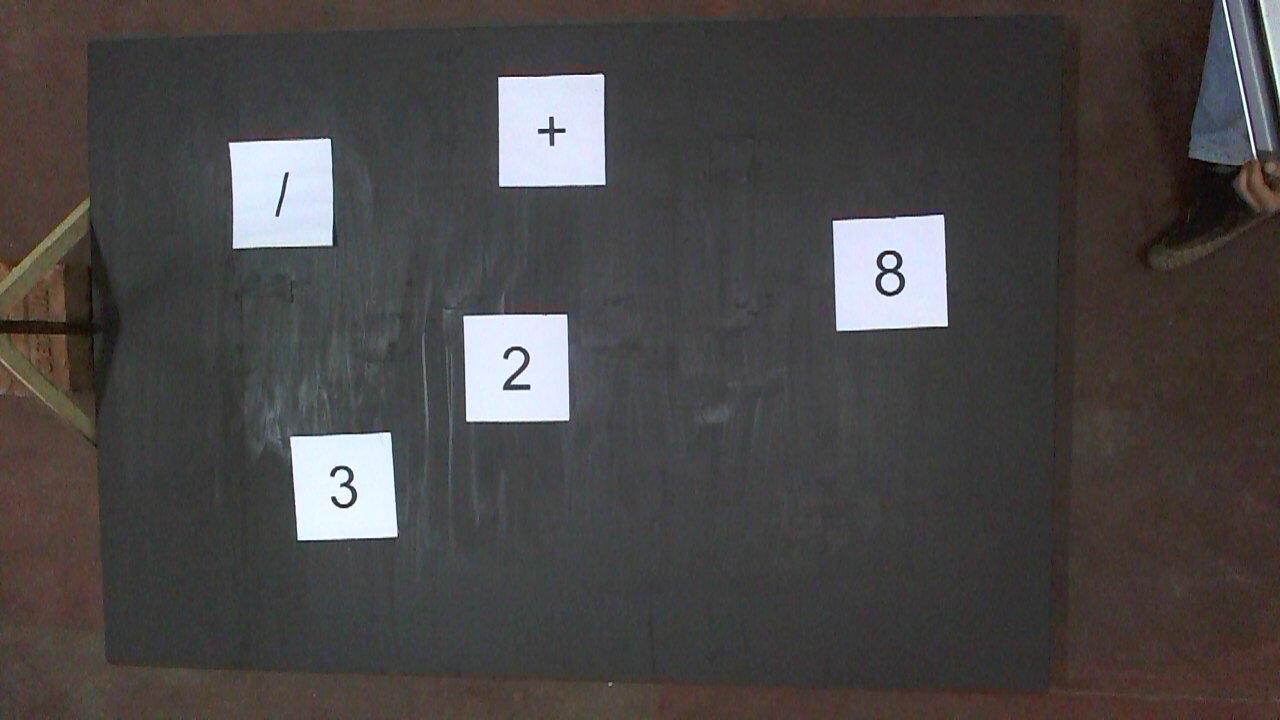
//> input picture snap2.jpg, 1280 x 720 px
$ ./contourdet   (built with g++ and OpenCV 4)
//> lines starting //> are read from the running program, lines starting //| are printed output that depends on the picture; after the words box and inside, x2 and y2 are one past the last pixel; in counts of white or black regions, pixels touching at a corner belong together
#include <opencv2/highgui/highgui.hpp>
#include <opencv2/imgproc/imgproc.hpp>
#include <iostream>
#include <stdio.h>
#include <stdlib.h>
#include <tesseract/baseapi.h>

using namespace cv;
using namespace std;
Mat src; Mat src_gray;
//int thresh = 130;
int max_thresh = 255;
RNG rng(12345);
tesseract::TessBaseAPI tess;
/// Function header
void thresh_callback(int, void* );

/** @function main */
int main( int argc, char** argv )
{

  //TessBaseAPI.setVariable("tessedit_char_whitelist", "123456789+-/x");
    tess.Init(NULL, "eng", tesseract::OEM_DEFAULT);
//> (this line was passed over: tess is not available in this run)
    //tess.SetVariable("tessedit_char_whitelist", "123456789+-/x");
    tess.SetPageSegMode(tesseract::PSM_SINGLE_CHAR);
//> (this line was passed over: tesseract is not available in this run)
  /// Load source image and convert it to gray
  src = imread( "snap2.jpg" );
//> src is the input picture: 720 rows x 1280 cols, CV_8UC3; mean B, G, R 69.8, 70.5, 73.2

  /// Convert image to gray and blur it
  cvtColor( src, src_gray, CV_BGR2GRAY );
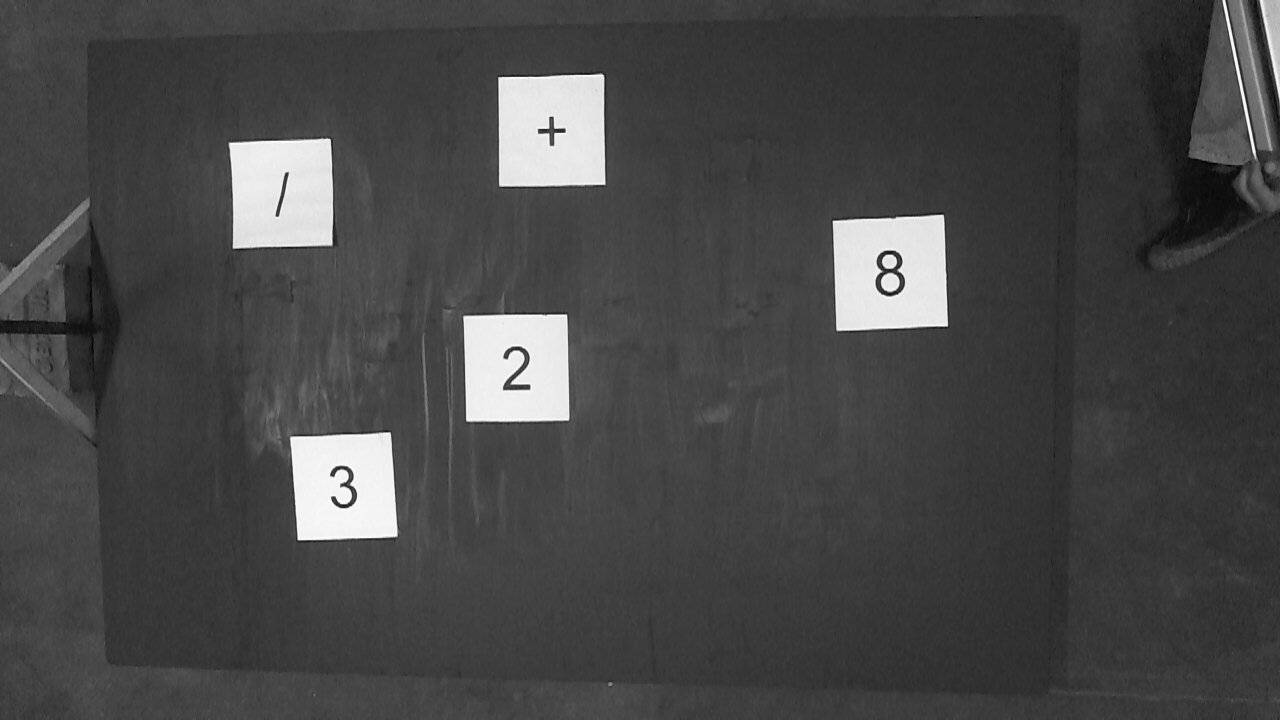
//> src_gray: 720 rows x 1280 cols, CV_8UC1; min 1, max 254, mean 71.2
  blur( src_gray, src_gray, Size(3,3) );
cv::threshold(src_gray, src_gray, 220, 255,0);
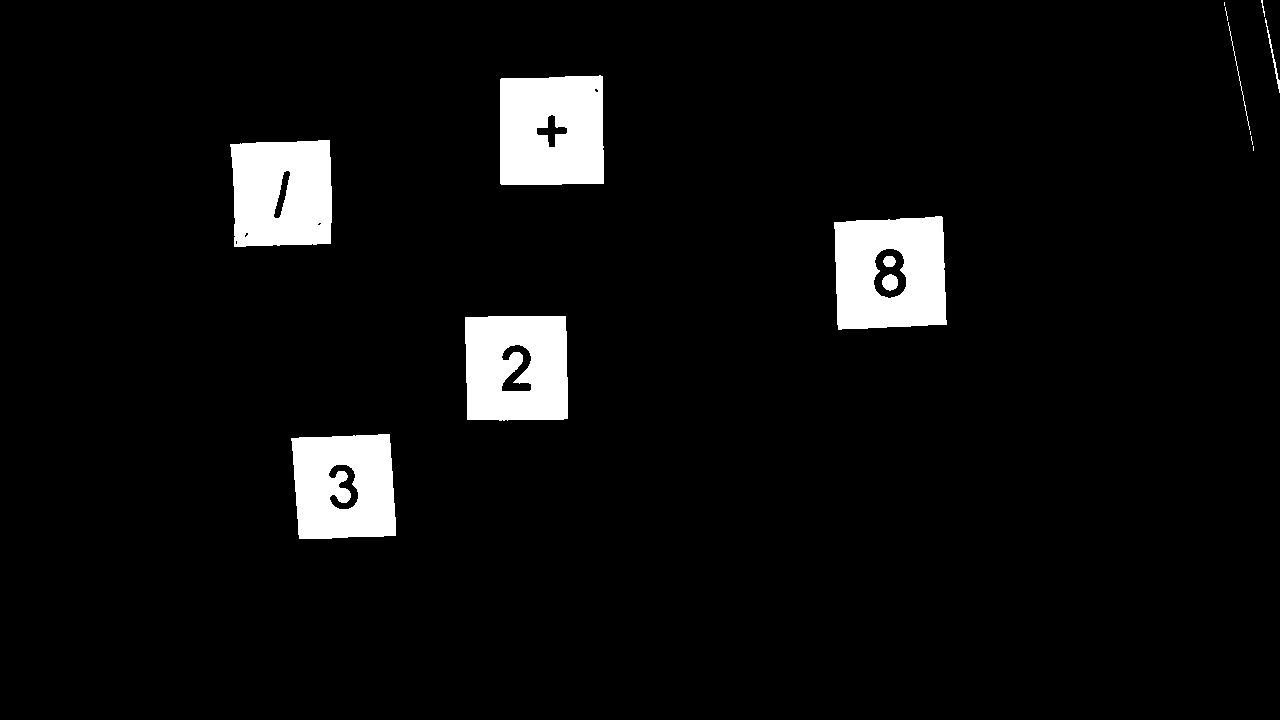
//> src_gray: 720 rows x 1280 cols, CV_8UC1; 5.5% white; 15 white regions (5 under 20 px)
// [22 lines of commented-out code are left out]
  char* source_window = "Source";
  namedWindow( source_window, CV_WINDOW_AUTOSIZE );
  imshow( source_window, src );
  imshow("binary", src_gray);


  //createTrackbar( " Threshold:", "Source", &thresh, max_thresh, thresh_callback );
  thresh_callback( 0, 0 );


  waitKey(0);
  return(0);
}

/** @function thresh_callback */
void thresh_callback(int, void* )
{
int flag;
  Mat threshold_output;
  vector<vector<Point> > contours;
  vector<Vec4i> hierarchy;

  /// Detect edges using Threshold
  threshold( src_gray, threshold_output, 220, 255, THRESH_BINARY );
  /// Find contours
  findContours( threshold_output, contours, hierarchy, CV_RETR_TREE, CV_CHAIN_APPROX_SIMPLE, Point(0, 0) );
//> contours = 24 contours, 11 with area under 20; largest, box (x1, y1, x2, y2) and area: (834, 216, 947, 330) 11559, (500, 75, 604, 185) 10899, (465, 316, 568, 421) 10299, (230, 140, 332, 247) 9942, (291, 434, 396, 539) 9804

  /// Approximate contours to polygons + get bounding rects and circles
  vector<vector<Point> > contours_poly( contours.size() );
//> contours_poly = 24 empty contours
  vector<Rect> boundRect;
  vector<Point2f>center( contours.size() );
  vector<float>radius( contours.size() );

  for( int i = 0; i < contours.size(); i++ )
     { approxPolyDP( Mat(contours[i]), contours_poly[i], 1, true );
     double a = contourArea(contours[i]);

     if (a >= 100 && a <= 1000)

       {boundRect.push_back(boundingRect( Mat(contours_poly[i])) );
       cout<<a<<endl;}
      // minEnclosingCircle( (Mat)contours_poly[i], center[i], radius[i] );
     }
//> this loop made 24 passes
//> a on passes 1 to 12: 9804.5, 682, 10299, 771, 11559, 1295.5, 183, 98, 0, 9942, 6, 11.5
//| 682
//| 771
//| 183
//| 337
//| 423.5


  // Draw polygonal contour + bonding rects + circles
  Mat drawing = Mat::zeros( threshold_output.size(), CV_8UC3 );
  for( int i = 0; i< contours.size(); i++ )
     {
       Scalar color = Scalar( rng.uniform(0, 255), rng.uniform(0,255), rng.uniform(0,255) );
       drawContours( drawing, contours_poly, i, color, 1, 8, vector<Vec4i>(), 0, Point() );
       rectangle( drawing, boundRect[i].tl(), boundRect[i].br(), color, 2, 8, 0 );
       //circle( drawing, center[i], (int)radius[i], color, 2, 8, 0 );
     }
//> this loop made 24 passes
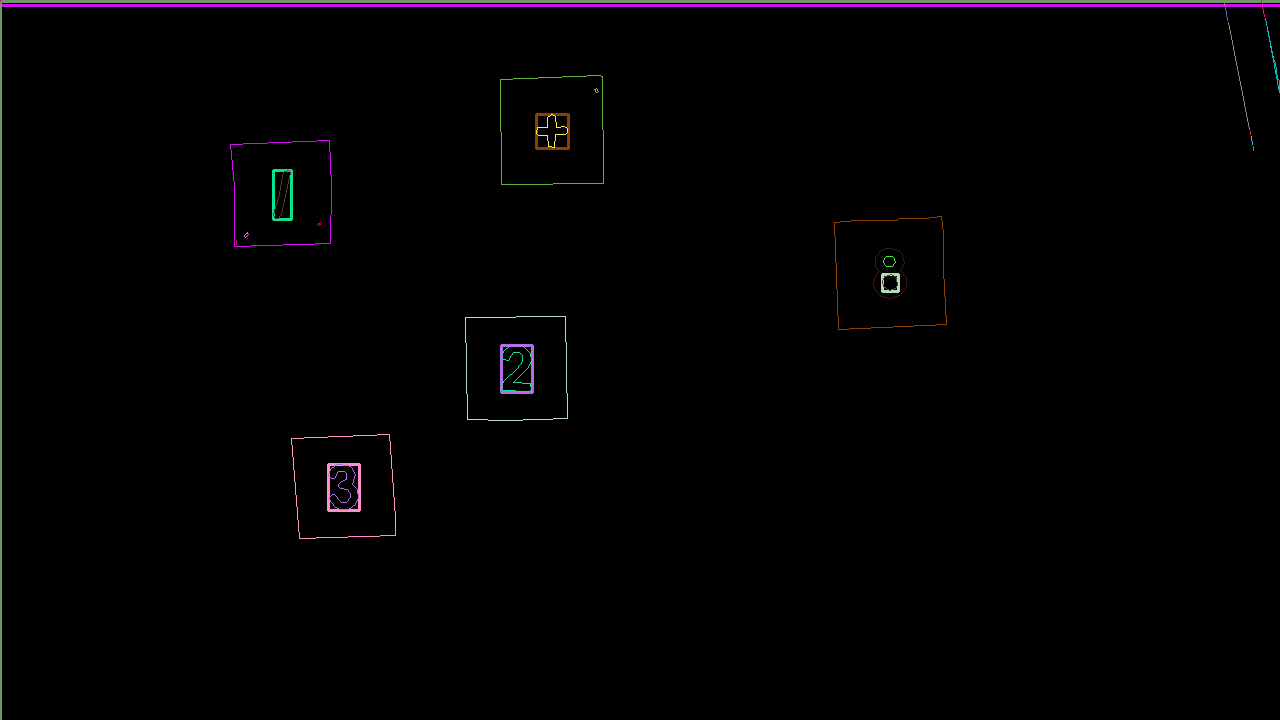
//> drawing: 720 rows x 1280 cols, CV_8UC3; mean B, G, R 2.3, 1.6, 2.3


    // [17 lines of commented-out code are left out]
      imshow("binary", src_gray);


  /// Show in a window


 for(int i = 0; i < boundRect.size() ; i++) {
    imshow("samole" + i, src_gray(boundRect[i]));
Mat timg = src_gray(boundRect[i]);

   tess.SetImage((uchar*)timg.data, timg.size().width, timg.size().height, timg.channels(), timg.step1());
//> (this line was passed over: tess is not available in this run)
    //tess.Recognize(0);

    // Get the text
//> (the run ends here: the program needs code that is not available in this run, at `char* out = tess.GetUTF8Text();`)

$ run again, with snap3.jpg copied over snap2.jpg
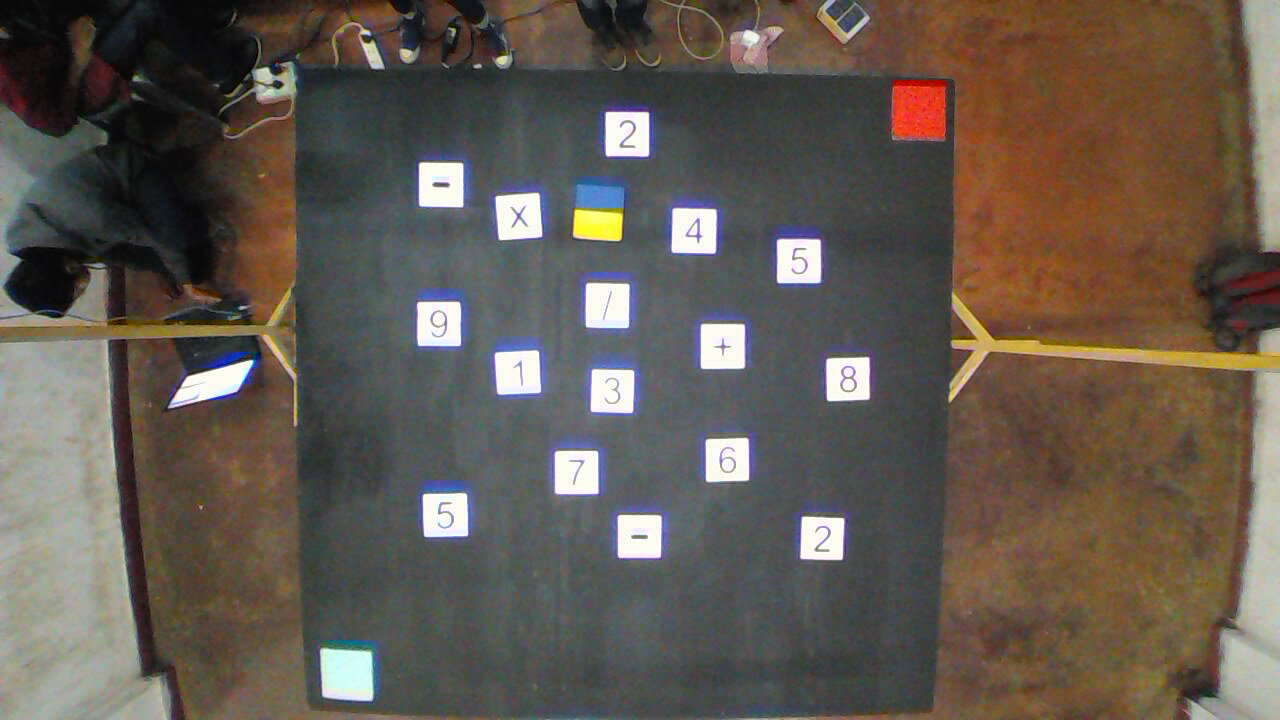
//> input picture snap3.jpg, 1280 x 720 px
//> src is the input picture: 720 rows x 1280 cols, CV_8UC3; mean B, G, R 80.3, 89.6, 98
//> in main, `cv::threshold(src_gray, src_gray, 220, 255,0);`:
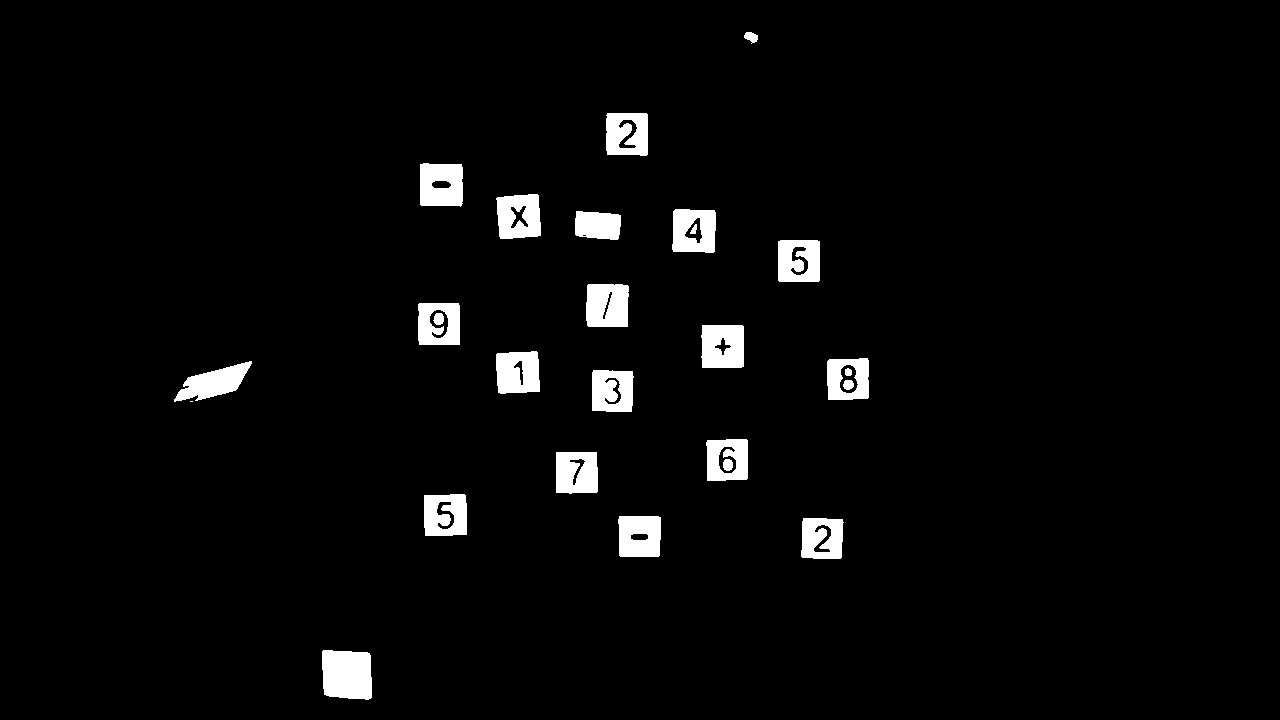
//> src_gray: 720 rows x 1280 cols, CV_8UC1; 3.3% white; 26 white regions (1 under 20 px)
//> contours = 43 contours, 2 with area under 20; largest, box (x1, y1, x2, y2) and area: (322, 650, 372, 700) 2186, (672, 209, 716, 253) 1730, (701, 325, 744, 368) 1725, (420, 163, 463, 207) 1720, (496, 194, 541, 239) 1716
//> contours_poly = 43 empty contours
//> the loop in thresh_callback, `for( int i = 0; i < contours.size(); i++ ) { approxPolyDP( Mat(contour..` made 43 passes
//> a on passes 1 to 8: 2186.5, 1562.5, 230, 1626, 115, 1666.5, 240, 1628
//> (printed output is left out)
//> the loop in thresh_callback, `for( int i = 0; i< contours.size(); i++ )` made 43 passes
//> after the loop in thresh_callback, `for( int i = 0; i< contours.size(); i++ )`:
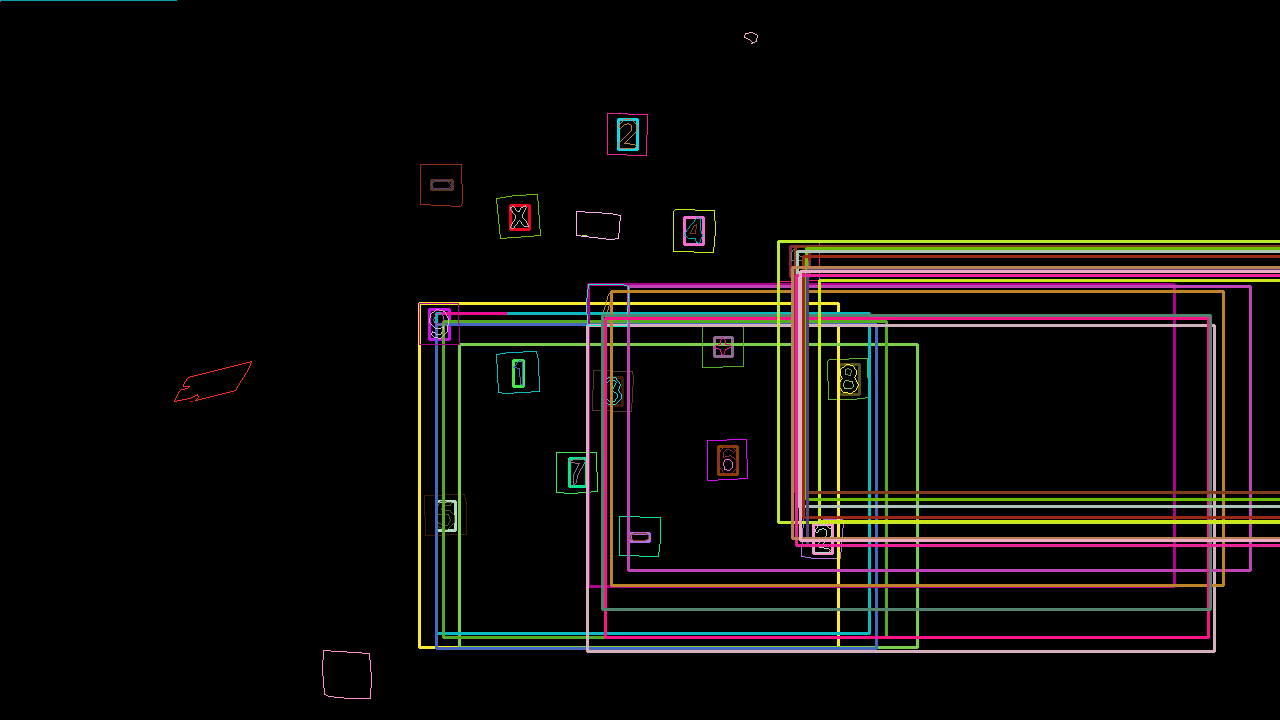
//> drawing: 720 rows x 1280 cols, CV_8UC3; mean B, G, R 10, 11.8, 14.8

$ run again, with snap4.jpg copied over snap2.jpg
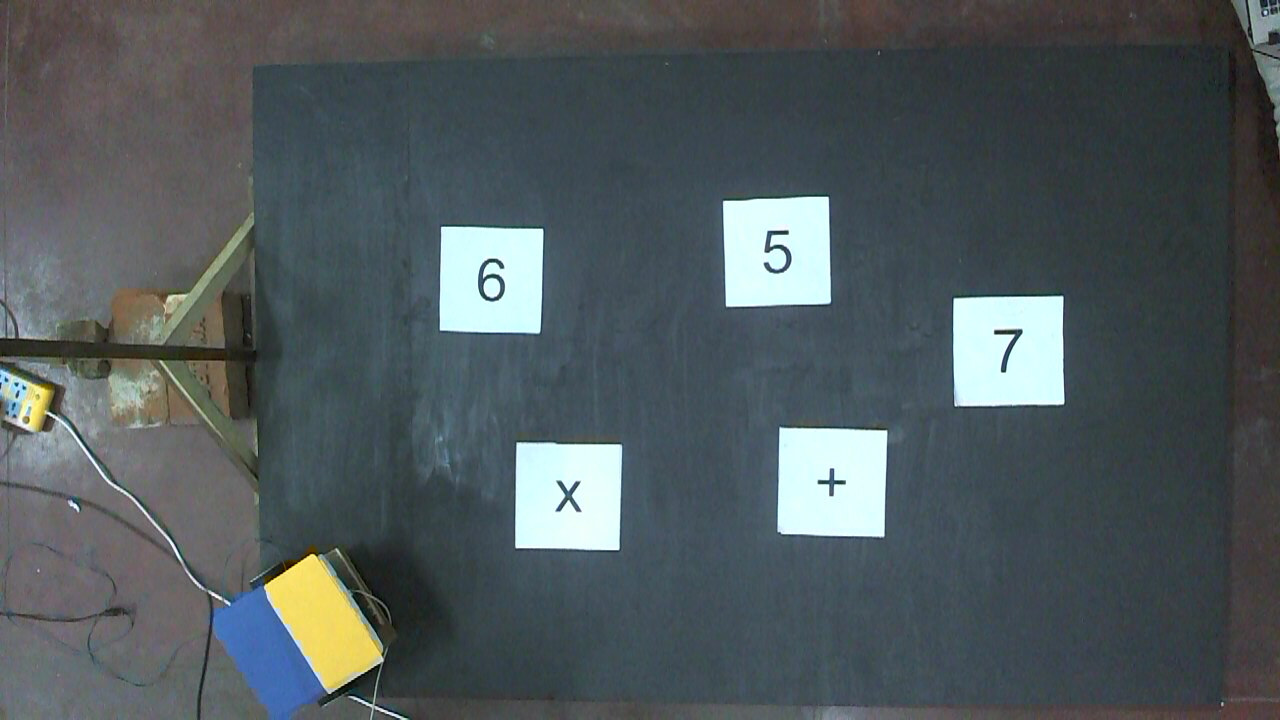
//> input picture snap4.jpg, 1280 x 720 px
//> src is the input picture: 720 rows x 1280 cols, CV_8UC3; mean B, G, R 92.5, 89.7, 80.6
//> in main, `cv::threshold(src_gray, src_gray, 220, 255,0);`:
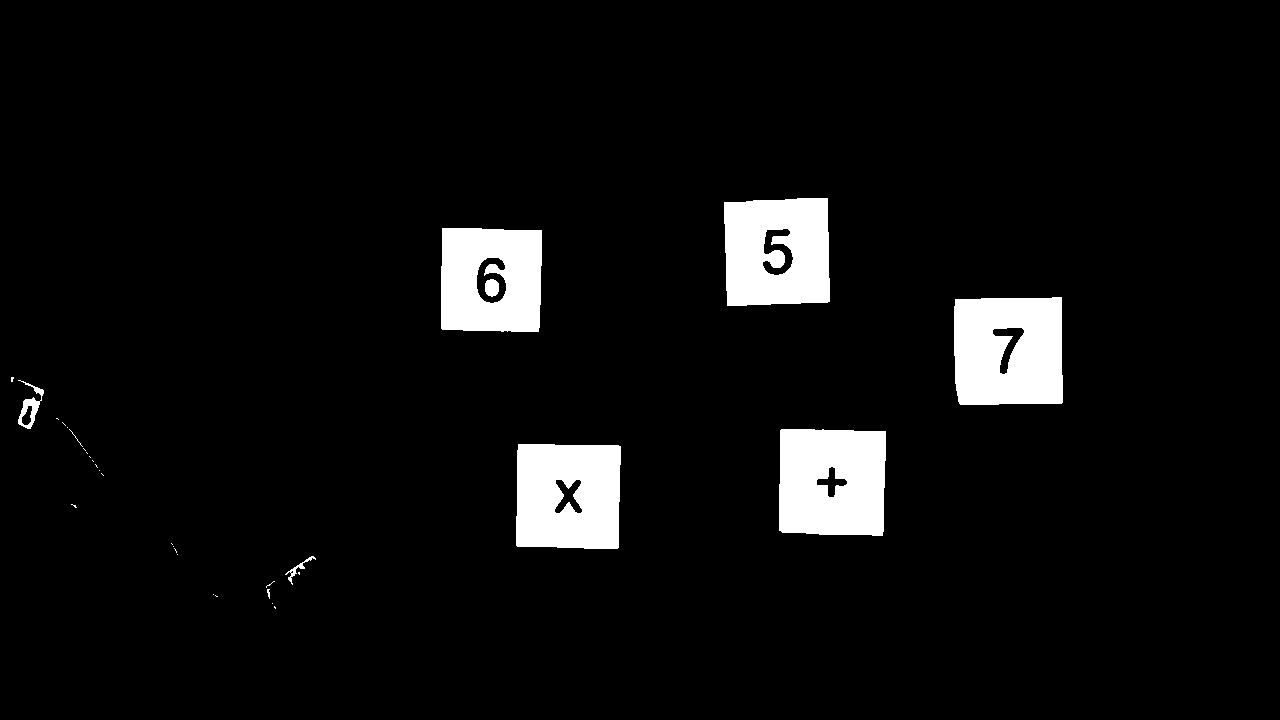
//> src_gray: 720 rows x 1280 cols, CV_8UC1; 5.6% white; 32 white regions (23 under 20 px)
//> contours = 39 contours, 25 with area under 20; largest, box (x1, y1, x2, y2) and area: (954, 297, 1063, 405) 11190, (779, 429, 886, 536) 10793, (724, 198, 830, 306) 10620, (516, 444, 621, 549) 10433, (441, 228, 542, 332) 9982
//> contours_poly = 39 empty contours
//> the loop in thresh_callback, `for( int i = 0; i < contours.size(); i++ ) { approxPolyDP( Mat(contour..` made 39 passes
//> a on passes 1 to 8: 1, 0, 0, 0, 9, 1, 1.5, 94.5
//> (printed output is left out)
//> the loop in thresh_callback, `for( int i = 0; i< contours.size(); i++ )` made 39 passes
